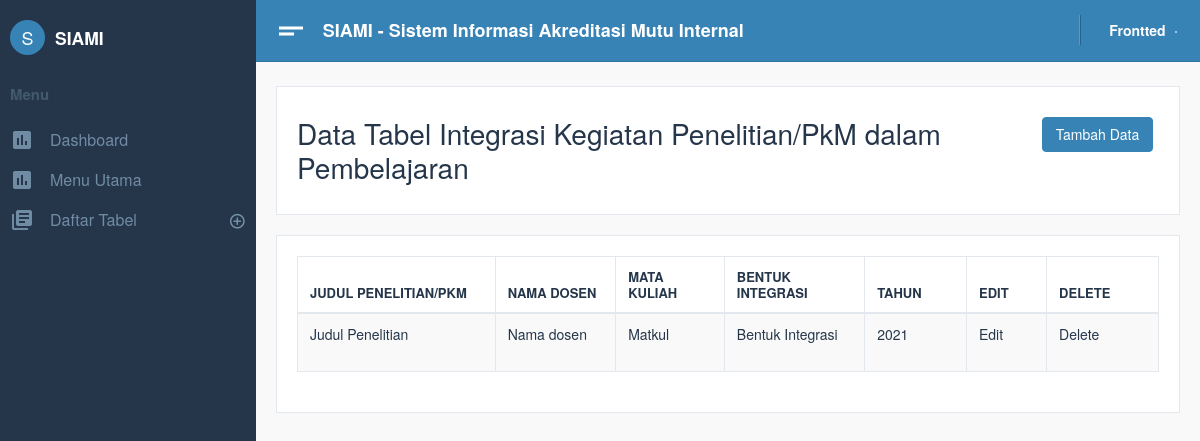
The app's page /Siami/home/index.php?p=tbl_integrasi, older data.
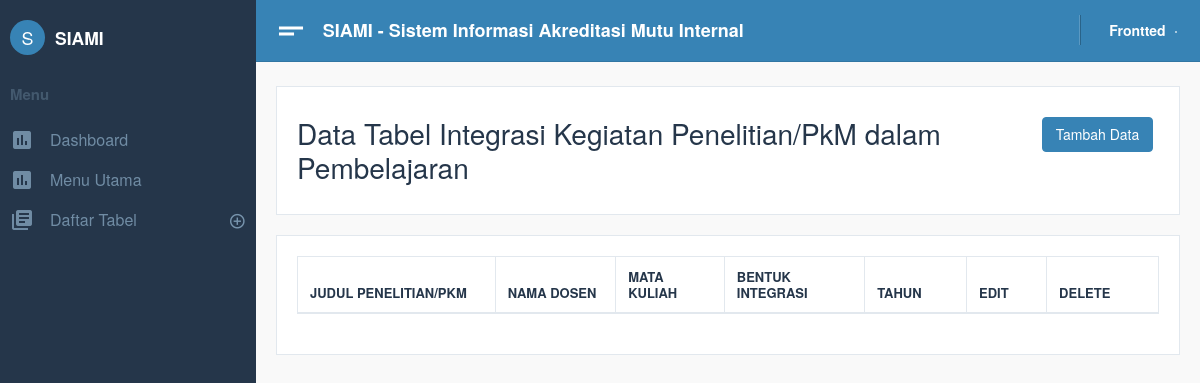
The same page, newer data.
### tables this page shows
CREATE TABLE `tbl_integrasi_pkm` (
  `id_integrasi_pkm` int(5) NOT NULL,
  `judul_penelitian` varchar(255) DEFAULT NULL,
  `nama_dosen` varchar(255) DEFAULT NULL,
  `matkul` varchar(255) DEFAULT NULL,
  `bentuk_integrasi` varchar(255) DEFAULT NULL,
  `tahun` int(5) DEFAULT NULL
);

### Siami/home/tbl_integrasi.php (the view, shortened to what this page needs)
<div class="card text-left">
    <div class="card-body">
        <div class="row">
            <div class="col-sm-10 mt-2">
                <h2>Data Tabel Integrasi Kegiatan Penelitian/PkM dalam Pembelajaran
                </h2>
            </div>
            <div class="col-sm-2 mt-2">
                <button class="btn btn-primary">Tambah Data</button>
            </div>
        </div>
    </div>
</div>
<?php
   include "../config/database.php";
   $query = mysqli_query($db, "SELECT * FROM  tbl_integrasi_pkm");
   ?>
<div class="card">
    <div class="card-body">
        <div id="example_wrapper" class="dataTables_wrapper dt-bootstrap4">
            <div class="row">
                <div class="col-sm-12">
                    <table style="width: 100%;" id="example" class="table table-hover table-striped table-bordered dataTable dtr-inline" role="grid" aria-describedby="example_info">
                        <thead>
                            <tr role="row">
                                <th style="width: 118.2px;">Judul Penelitian/Pkm </th>
                                <th style="width: 82.2px;">Nama Dosen </th>
                                <th style="width: 63.2px;">Mata Kuliah</th>
                                <th style="width: 63.2px;">Bentuk Integrasi</th>
                                <th style="width: 63.2px;">Tahun</th>
                                <th style="width: 40.2px;">Edit </th>
                                <th style="width: 40.2px;">Delete </th>
                            </tr>
                        </thead>
                        <tbody>
                            <?php
                               while ($data = mysqli_fetch_array($query)) {
                               ?>
                                <tr role="row" class="odd" style="font-size: 14px;">
                                    <td>
                                        <p class="text-break"><?php echo $data["judul_penelitian"]; ?></p>
                                    </td>
                                    <td>
                                        <p class="text-break"><?php echo $data["nama_dosen"]; ?></p>
                                    </td>
                                    <td>
                                        <p class="text-break"><?php echo $data["matkul"]; ?></p>
                                    </td>
                                    <td>
                                        <p class="text-break"><?php echo $data["bentuk_integrasi"]; ?></p>
                                    </td>
                                    <td>
                                        <p class="text-break"><?php echo $data["tahun"]; ?></p>
                                    </td>
                                    <td>
                                        <p class="text-break">Edit</p>
                                    </td>
                                    <td>
                                        <p class="text-break">Delete</p>
                                    </td>
                                </tr>
                            <?php } ?>
                        </tbody>
                    </table>
                </div>
            </div>
        </div>
    </div>
</div>

Row changes from the older to the newer data that the page shows:
removed tbl_integrasi_pkm: judul_penelitian "Judul Penelitian", nama_dosen "Nama dosen", matkul "Matkul", bentuk_integrasi "Bentuk Integrasi", tahun "2021"
